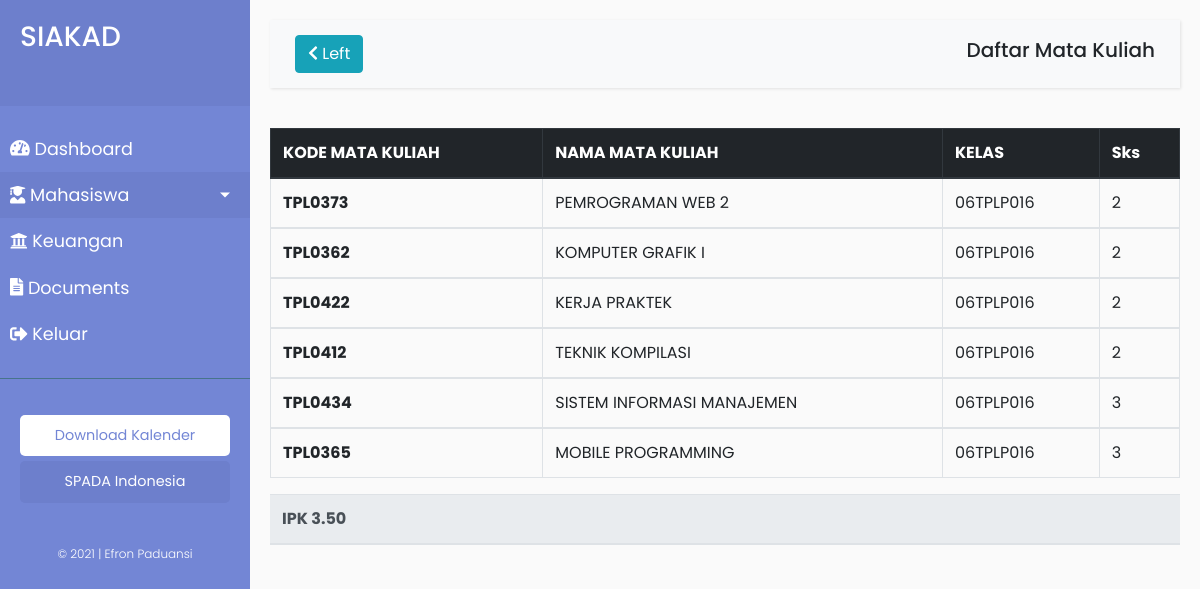
The app's page /daftarmatkul.php with its own data.
### tables this page shows
CREATE TABLE `tbMatkul` (
  `id` int(11) NOT NULL,
  `kode` varchar(20) NOT NULL,
  `namaMatkul` varchar(50) NOT NULL,
  `kelas` varchar(20) NOT NULL,
  `sks` int(11) NOT NULL
);

### daftarmatkul.php (the view, shortened to what this page needs)
<?php
    require 'koneksi.php';
     $mataKuliah = mysqli_query($conn, "SELECT* FROM tbMatkul");
?>
<!DOCTYPE html>
<html>
<head>
    <link rel="stylesheet" href="https://stackpath.bootstrapcdn.com/bootstrap/4.1.0/css/bootstrap.min.css">
    <link rel="stylesheet" href="font-awesome/css/font-awesome.min.css" />
    <link rel="stylesheet" href="https://cdn.jsdelivr.net/npm/bootstrap-icons@1.5.0/font/bootstrap-icons.css">
    <link rel="stylesheet" href="assets/css/main.css">
</head>
<body>
    <div class="wrapper">
        <nav id="sidebar">
            <div class="sidebar-header">
                <h3>SIAKAD</h3> <br>
            </div>
            <ul class="list-unstyled components">
                <li>
                    <a href="dashboard-mhs.php">
                        <i class="fas fa-tachometer-alt"></i> <span>Dashboard</span>
                    </a>
                </li>
                <li class="active">
                    <a href="#pageSubmenu" data-toggle="collapse" aria-expanded="false" class="dropdown-toggle">
                        <i class="fa fa-user-graduate"></i> <span>Mahasiswa</span>
                    </a>
                </li>
                <li>
                    <a href="#">
                        <i class="fa fa-university"></i> <span>Keuangan</span>
                    </a>
                </li>
                <li>
                    <a href="#">
                        <i class="fa fa-file-alt"></i> <span>Documents</span>
                    </a>
                </li>
                <li>
                    <a href="logout.php">
                        <i class="fa fa-sign-out-alt"></i> <span>Keluar</span>
                    </a>
                </li>
            </ul>
            <ul class="list-unstyled CTAs">
                <li>
                    <a href="#" class="download">Download Kalender</a>
                </li>
                <li>
                    <a href="#" class="article">SPADA Indonesia</a>
                </li>
            </ul>
            <p class="copyright">&copy; 2021 | Efron Paduansi</p>
        </nav>
        <div id="content">
            <nav class="navbar navbar-expand-lg navbar-light bg-light">
                <div class="container-fluid">
                    <button type="button" id="sidebarCollapse" class="btn btn-info">
                        <i class="fas fa-chevron-left"></i>
                        <span>Left </span>
                    </button>
                    <h5>Daftar Mata Kuliah</h5>
            </nav>
            <table class="table table-bordered">
              <thead class="thead-dark">
                <tr>
                  <th scope="col">KODE MATA KULIAH</th>
                  <th scope="col">NAMA MATA KULIAH</th>
                  <th scope="col">KELAS</th>
                  <th scope="col">Sks</th>
                </tr>
              </thead>
              <tbody>
                <?php foreach ($mataKuliah as $matkul) :?>
                <tr>
                  <th scope="row"><?php echo $matkul['kode']; ?></th>
                  <td><?php echo $matkul['namaMatkul']; ?></td>
                  <td><?php echo $matkul['kelas']; ?></td>
                  <td><?php echo $matkul['sks']; ?></td>
                </tr>
              </tbody>
              <?php endforeach; ?>
            </table>
            <table class="table">
                <thead class="thead-light">
                    <tr>
                        <th scope="row">IPK <span class="ml-auto">3.50</span></th>
                    </tr>
                </thead>
            </table>
        </div>
</body>
</html>

### assets/css/main.css (style rules this page uses)
body { font-family: 'Poppins', sans-serif; background: #fafafa; }
p { font-family: 'Poppins', sans-serif; font-size: 1.1em; font-weight: 300; line-height: 1.7em; color: #999; }
a, a:hover, a:focus { color: inherit; text-decoration: none; transition: all 0.3s; }
.navbar { padding: 15px 10px; background: #fff; border: none; border-radius: 0; margin-bottom: 40px; box-shadow: 1px 1px 3px rgba(0, 0, 0, 0.1); }
.wrapper { display: flex; width: 100%; align-items: stretch; }
#sidebar { min-width: 250px; max-width: 250px; background: #7386D5; color: #fff; transition: all 0.3s; }
#sidebar .sidebar-header { padding: 20px; background: #6d7fcc; }
#sidebar ul.components { padding: 20px 0; border-bottom: 1px solid #47748b; }
#sidebar ul li a { padding: 10px; font-size: 1.1em; display: block; }
#sidebar ul li.active>a, a[aria-expanded="true"] { color: #fff; background: #6d7fcc; }
a[data-toggle="collapse"] { position: relative; }
.dropdown-toggle::after { display: block; position: absolute; top: 50%; right: 20px; transform: translateY(-50%); }
ul.CTAs { padding: 20px; }
ul.CTAs a { text-align: center; font-size: 0.9em !important; display: block; border-radius: 5px; margin-bottom: 5px; }
a.download { background: #fff; color: #7386D5; }
a.article, a.article:hover { background: #6d7fcc !important; color: #fff !important; }
.copyright { font-size: 12px; text-align: center; color: white; }
#content { width: 100%; padding: 20px; min-height: 100vh; transition: all 0.3s; }

### records on screen
tbmatkul: kode "TPL0373", namaMatkul "PEMROGRAMAN WEB 2", kelas "06TPLP016", sks "2"
tbmatkul: kode "TPL0362", namaMatkul "KOMPUTER GRAFIK I", kelas "06TPLP016", sks "2"
tbmatkul: kode "TPL0422", namaMatkul "KERJA PRAKTEK", kelas "06TPLP016", sks "2"
tbmatkul: kode "TPL0412", namaMatkul "TEKNIK KOMPILASI", kelas "06TPLP016", sks "2"
tbmatkul: kode "TPL0434", namaMatkul "SISTEM INFORMASI MANAJEMEN", kelas "06TPLP016", sks "3"
tbmatkul: kode "TPL0365", namaMatkul "MOBILE PROGRAMMING", kelas "06TPLP016", sks "3"
